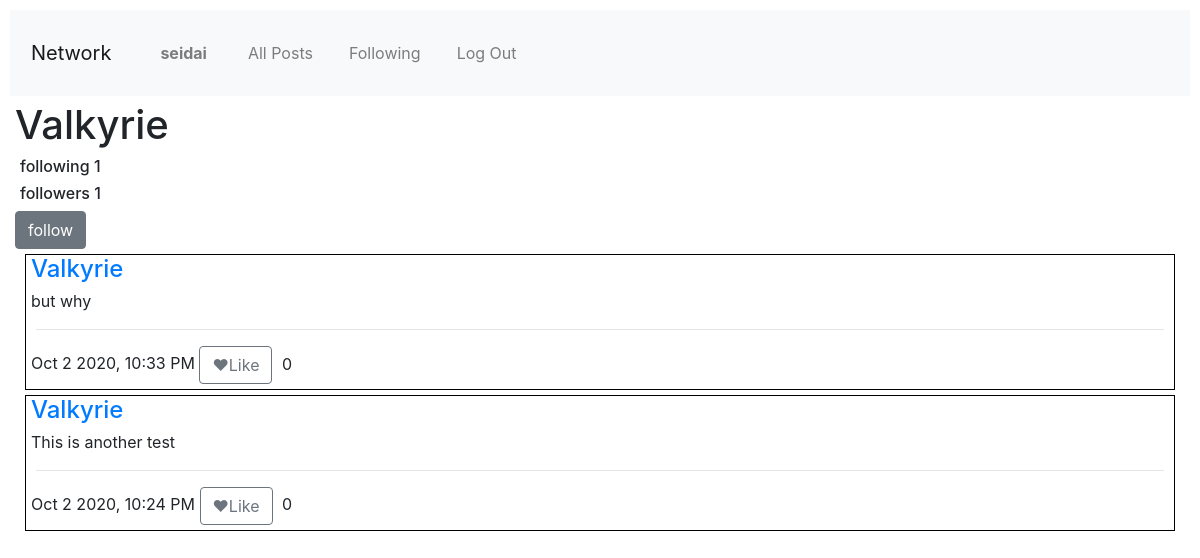
Screenshot of /user/3 (signed in) with the database file from the repository.
### network/models.py (models this page shows)
class User(AbstractUser):
    follows = models.ManyToManyField("self", symmetrical=False, related_name="followed_by")

class Post(models.Model):
    user = models.ForeignKey("User", on_delete=models.CASCADE, related_name="posts")
    body = models.TextField(blank=True)
    timestamp = models.DateTimeField(auto_now_add=True)
    likes = models.ManyToManyField("User", blank=True, related_name="posts_liked")
    def serialize(self):
        return {
            "id": self.id,
            "user": self.user.username,
            "user_id": self.user.id,
            "body": self.body,
            "timestamp": self.timestamp.strftime("%b %-d %Y, %-I:%M %p"),
            "likes": [user.id for user in self.likes.all()],
        }

### network/views.py (the view)
# urls.py: path("user/<int:userid>", views.profile, name="profile"),
def profile(request, userid):
    try:
        user = User.objects.get(id=userid)
    except User.DoesNotExist:
        return JsonResponse({
                "error": f"User with id {userid} does not exist."
        }, status=400)
    server_posts = user.posts.order_by('-timestamp').all()
    paginator = Paginator([post.serialize() for post in server_posts], 10)
    page_number = request.GET.get('page')
    page_obj = paginator.get_page(page_number)
    return render(request, "network/profile.html",{
        "profile_user":user,
        "page_obj":page_obj
    })

### network/templates/network/profile.html (shortened to what this page needs)
{% extends "network/layout.html" %}
{% load static %}
{% block body %}
    <h1>{{ profile_user.username }}</h1>
    <div>
        <h6>following {{ profile_user.follows.all.count }}</h6>
        <h6>followers {{ profile_user.followed_by.all.count }}</h6>
        {% if user.id != profile_user.id and user.is_authenticated%}
            {% if user not in profile_user.followed_by.all %}
            <button id="follow" class="btn btn-secondary">follow</button>
            {% else %}
            <button id="follow" class="btn btn-secondary">unfollow</button>
            {% endif %}
        {% endif %}
    </div>
    <div>
        {% include "network/posts.html" with page_obj=page_obj %}
    </div>
{% endblock %}

### network/templates/network/layout.html (shortened to what this page needs)
{% load static %}
<!DOCTYPE html>
<html lang="en">
    <head>
        <link rel="stylesheet" href="https://stackpath.bootstrapcdn.com/bootstrap/4.4.1/css/bootstrap.min.css">
        <link href="{% static 'network/styles.css' %}" rel="stylesheet">
    </head>
    <body>
        <nav class="navbar navbar-expand-lg navbar-light bg-light">
            <a class="navbar-brand" href="{% url 'index' %}">Network</a>
            <div>
              <ul class="navbar-nav mr-auto">
                {% if user.is_authenticated %}
                    <li class="nav-item">
                        <a class="nav-link" href="{% url 'profile' user.id %}"><strong>{{ user.username }}</strong></a>
                    </li>
                {% endif %}
                <li class="nav-item">
                  <a class="nav-link" href="{% url 'index' %}">All Posts</a>
                </li>
                {% if user.is_authenticated %}
                    <li class="nav-item">
                        <a class="nav-link" href="{% url 'following' %}">Following</a>
                    </li>
                    <li class="nav-item">
                        <a class="nav-link" href="{% url 'logout' %}">Log Out</a>
                    </li>
                {% endif %}
              </ul>
            </div>
          </nav>
        <div class="body">
            {% block body %}
            {% endblock %}
        </div>
    </body>
</html>

### network/templates/network/posts.html (shortened to what this page needs)
<div id="posts-container">
    {% for post in page_obj %}
    <div class="post" style="border:black 1px solid">
        <a href="{% url 'profile' post.user_id %}" class="h4 post-user">{{post.user}}</a>
        <div class="post-body">{{post.body}}</div>
        <div class="post-foot">
            <hr>
            {{post.timestamp}}
            {% if user.is_authenticated%}
            <button name="like" data-post-id="{{post.id}}" class="btn btn-outline-secondary">❤Like</button>
            <span class="like-counter">0</span>
            {% endif %}
        </div>
    </div>
    {% endfor %}
</div>

### network/static/network/styles.css (style rules this page uses)
* { margin: 5px; }

### rows the page displays
User: username "seidai"
User: username "Valkyrie", follows.all.count "1", followed_by.all.count "1", user "Valkyrie" "Valkyrie"
Post: body "but why"
Post: body "This is another test"

### other values shown
{{ post.timestamp }} "Oct 2 2020, 10:33 PM" "Oct 2 2020, 10:24 PM"
